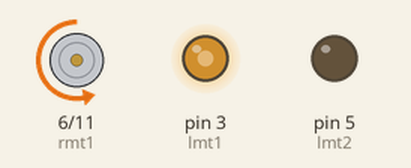
Bench run of a sketch on a simulated Arduino Uno, built with avr-gcc and run on an emulated ATmega328P. Parts: motor-driver pin pairs drawn as motors (green arrow = first pin HIGH = forward, orange = second pin HIGH = backward, longer = more drive), output pins drawn as LEDs (lit = HIGH).

Above: at 0.05 s.
Timing chart, 0 to 3.0 s (numbered marks = the images above):
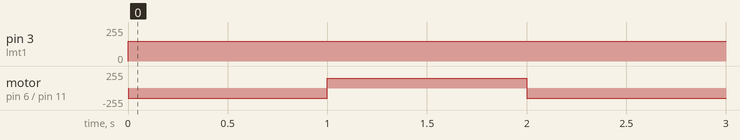

The sketch:

_2_Basic_Motor_All_Direction_Long.ino
```cpp
int lmt1 = 3;
int lmt2 = 5;
int rmt1 = 6;
int rmt2 = 11;

void setup() {
  // put your setup code here, to run once:
  pinMode(lmt1,OUTPUT);
  pinMode(lmt2,OUTPUT);
  pinMode(rmt1,OUTPUT);
  pinMode(rmt2,OUTPUT);
}

void loop() {
  // put your main code here, to run repeatedly:
  goForward();
  delay(1000);
  goBackward();
  delay(1000);
}

void goForward() {
  analogWrite(lmt1, 150);
  analogWrite(lmt2, 0);
  analogWrite(rmt1, 0);
  analogWrite(rmt2, 150);
}

void goBackward() {
  analogWrite(lmt1, 150);
  analogWrite(lmt2, 0);
  analogWrite(rmt1, 150);
  analogWrite(rmt2, 0);
}
```

Measured:
- by itself, pin 3 (lmt1): 0/255 → 150/255 at 0.00 s
- by itself, motor on pin 6 (rmt1) / pin 11 (rmt2): alternates forward 150/255 for 1.0 s and backward 150/255 for 1.0 s
